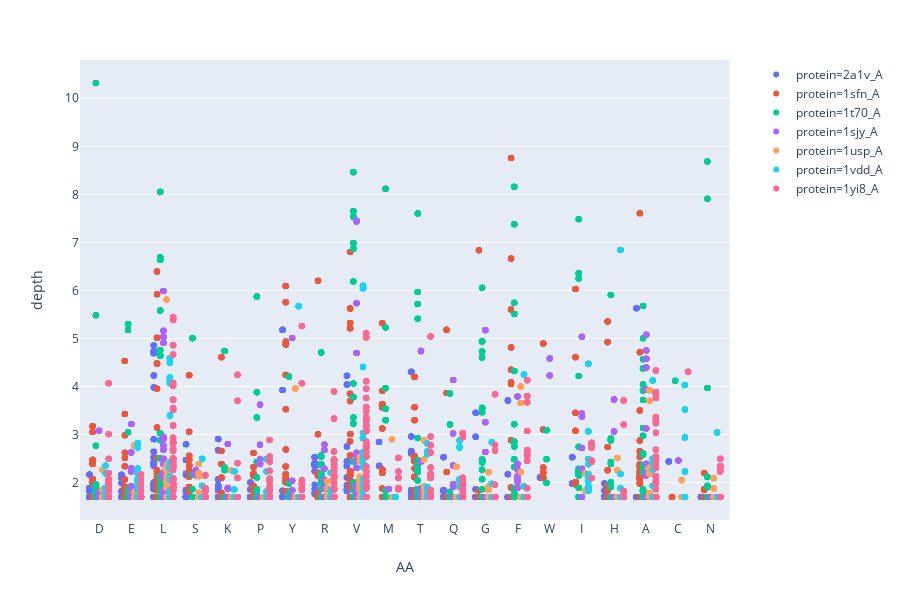

This figure's notebook cell:
### Markdown cell above
## More plots!

### Code cell
fig = px.strip(depths, x = "AA", y = "depth",color= "protein", hover_data=["position", "attempt"])
fig.show()

### Figure 1 — Plotly figure (JSON) as saved in the notebook; plotly's stock layout.template omitted (floating-point values rounded to 4 significant figures; data arrays with more than 128 entries replaced by an {"elided": "..."} marker saying what was removed)
{"data": [{"alignmentgroup": "True", "boxpoints": "all", "customdata": {"elided": "1380x2 int values"}, "fillcolor": "rgba(255,255,255,0)", "hoverlabel": {"namelength": 0}, "hoveron": "points", "hovertemplate": "protein=2a1v_A<br>AA=%{x}<br>depth=%{y}<br>position=%{customdata[0]}<br>attempt=%{customdata[1]}", "legendgroup": "protein=2a1v_A", "line": {"color": "rgba(255,255,255,0)"}, "marker": {"color": "#636efa"}, "name": "protein=2a1v_A", "offsetgroup": "protein=2a1v_A", "orientation": "v", "pointpos": 0, "showlegend": true, "type": "box", "x": {"elided": "1380 str values"}, "x0": " ", "xaxis": "x", "y": {"elided": "1380 float values"}, "y0": " ", "yaxis": "y"}, {"alignmentgroup": "True", "boxpoints": "all", "customdata": {"elided": "2450x2 int values"}, "fillcolor": "rgba(255,255,255,0)", "hoverlabel": {"namelength": 0}, "hoveron": "points", "hovertemplate": "protein=1sfn_A<br>AA=%{x}<br>depth=%{y}<br>position=%{customdata[0]}<br>attempt=%{customdata[1]}", "legendgroup": "protein=1sfn_A", "line": {"color": "rgba(255,255,255,0)"}, "marker": {"color": "#EF553B"}, "name": "protein=1sfn_A", "offsetgroup": "protein=1sfn_A", "orientation": "v", "pointpos": 0, "showlegend": true, "type": "box", "x": {"elided": "2450 str values"}, "x0": " ", "xaxis": "x", "y": {"elided": "2450 float values"}, "y0": " ", "yaxis": "y"}, {"alignmentgroup": "True", "boxpoints": "all", "customdata": {"elided": "2550x2 int values"}, "fillcolor": "rgba(255,255,255,0)", "hoverlabel": {"namelength": 0}, "hoveron": "points", "hovertemplate": "protein=1t70_A<br>AA=%{x}<br>depth=%{y}<br>position=%{customdata[0]}<br>attempt=%{customdata[1]}", "legendgroup": "protein=1t70_A", "line": {"color": "rgba(255,255,255,0)"}, "marker": {"color": "#00cc96"}, "name": "protein=1t70_A", "offsetgroup": "protein=1t70_A", "orientation": "v", "pointpos": 0, "showlegend": true, "type": "box", "x": {"elided": "2550 str values"}, "x0": " ", "xaxis": "x", "y": {"elided": "2550 float values"}, "y0": " ", "yaxis": "y"}, {"alignmentgroup": "True", "boxpoints": "all", "customdata": {"elided": "1540x2 int values"}, "fillcolor": "rgba(255,255,255,0)", "hoverlabel": {"namelength": 0}, "hoveron": "points", "hovertemplate": "protein=1sjy_A<br>AA=%{x}<br>depth=%{y}<br>position=%{customdata[0]}<br>attempt=%{customdata[1]}", "legendgroup": "protein=1sjy_A", "line": {"color": "rgba(255,255,255,0)"}, "marker": {"color": "#ab63fa"}, "name": "protein=1sjy_A", "offsetgroup": "protein=1sjy_A", "orientation": "v", "pointpos": 0, "showlegend": true, "type": "box", "x": {"elided": "1540 str values"}, "x0": " ", "xaxis": "x", "y": {"elided": "1540 float values"}, "y0": " ", "yaxis": "y"}, {"alignmentgroup": "True", "boxpoints": "all", "customdata": {"elided": "1370x2 int values"}, "fillcolor": "rgba(255,255,255,0)", "hoverlabel": {"namelength": 0}, "hoveron": "points", "hovertemplate": "protein=1usp_A<br>AA=%{x}<br>depth=%{y}<br>position=%{customdata[0]}<br>attempt=%{customdata[1]}", "legendgroup": "protein=1usp_A", "line": {"color": "rgba(255,255,255,0)"}, "marker": {"color": "#FFA15A"}, "name": "protein=1usp_A", "offsetgroup": "protein=1usp_A", "orientation": "v", "pointpos": 0, "showlegend": true, "type": "box", "x": {"elided": "1370 str values"}, "x0": " ", "xaxis": "x", "y": {"elided": "1370 float values"}, "y0": " ", "yaxis": "y"}, {"alignmentgroup": "True", "boxpoints": "all", "customdata": {"elided": "1990x2 int values"}, "fillcolor": "rgba(255,255,255,0)", "hoverlabel": {"namelength": 0}, "hoveron": "points", "hovertemplate": "protein=1vdd_A<br>AA=%{x}<br>depth=%{y}<br>position=%{customdata[0]}<br>attempt=%{customdata[1]}", "legendgroup": "protein=1vdd_A", "line": {"color": "rgba(255,255,255,0)"}, "marker": {"color": "#19d3f3"}, "name": "protein=1vdd_A", "offsetgroup": "protein=1vdd_A", "orientation": "v", "pointpos": 0, "showlegend": true, "type": "box", "x": {"elided": "1990 str values"}, "x0": " ", "xaxis": "x", "y": {"elided": "1990 float values"}, "y0": " ", "yaxis": "y"}, {"alignmentgroup": "True", "boxpoints": "all", "customdata": {"elided": "3310x2 int values"}, "fillcolor": "rgba(255,255,255,0)", "hoverlabel": {"namelength": 0}, "hoveron": "points", "hovertemplate": "protein=1yi8_A<br>AA=%{x}<br>depth=%{y}<br>position=%{customdata[0]}<br>attempt=%{customdata[1]}", "legendgroup": "protein=1yi8_A", "line": {"color": "rgba(255,255,255,0)"}, "marker": {"color": "#FF6692"}, "name": "protein=1yi8_A", "offsetgroup": "protein=1yi8_A", "orientation": "v", "pointpos": 0, "showlegend": true, "type": "box", "x": {"elided": "3310 str values"}, "x0": " ", "xaxis": "x", "y": {"elided": "3310 float values"}, "y0": " ", "yaxis": "y"}], "layout": {"boxmode": "group", "height": 600, "legend": {"tracegroupgap": 0}, "margin": {"t": 60}, "xaxis": {"anchor": "y", "domain": [0, 0.98], "title": {"text": "AA"}}, "yaxis": {"anchor": "x", "domain": [0, 1], "title": {"text": "depth"}}}}
